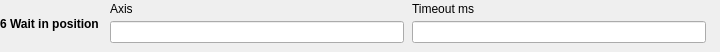
  <widget class="caFrame" name="editActionFrame6">
   <property name="geometry"><rect><x>180</x><y>258</y><width>720</width><height>52</height></rect></property>
   <property name="visibility"><enum>caFrame::Calc</enum></property>
   <property name="visibilityCalc"><string notr="true">A==6</string></property>
   <property name="channel" stdset="0"><string notr="true">$(SEQ_PFX)Edit-Action</string></property>
   <widget class="caLabel" name="editActionName6">
    <property name="geometry"><rect><x>0</x><y>2</y><width>105</width><height>43</height></rect></property>
    <property name="font"><font><bold>true</bold></font></property>
    <property name="wordWrap"><bool>true</bool></property>
    <property name="text"><string>6 Wait in position</string></property>
   </widget>
   <widget class="caLabel" name="editAxisLabelA6_0"><property name="geometry"><rect><x>110</x><y>0</y><width>294</width><height>18</height></rect></property><property name="text"><string>Axis</string></property></widget>
   <widget class="caTextEntry" name="editAxisA6_0"><property name="geometry"><rect><x>110</x><y>21</y><width>294</width><height>22</height></rect></property><property name="channel" stdset="0"><string notr="true">$(SEQ_PFX)Edit-Axis</string></property></widget>
   <widget class="caLabel" name="editTimeoutMsLabelA6_1"><property name="geometry"><rect><x>412</x><y>0</y><width>294</width><height>18</height></rect></property><property name="text"><string>Timeout ms</string></property></widget>
   <widget class="caTextEntry" name="editTimeoutMsA6_1"><property name="geometry"><rect><x>412</x><y>21</y><width>294</width><height>22</height></rect></property><property name="channel" stdset="0"><string notr="true">$(SEQ_PFX)Edit-TimeoutMs</string></property></widget>
  </widget>
